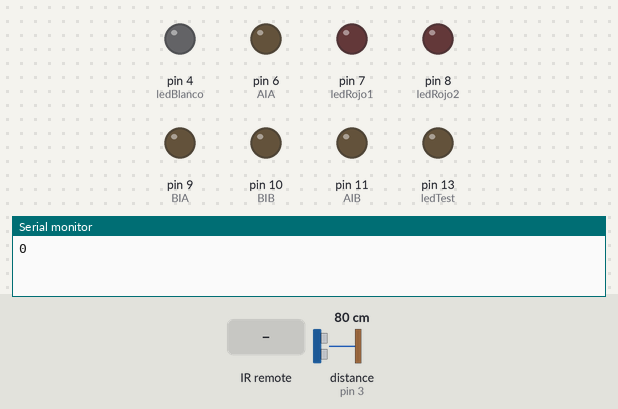
Recording of a sketch running on a simulated Arduino Uno, built with avr-gcc and run on an emulated ATmega328P. On the bench: output pins drawn as LEDs (lit = HIGH), the last lines printed to the serial monitor. Wiring (inferred from the names in the program): ultrasonic range finder: trigger pin 5; echo pin 3. Dashed ring = blinking. The inputs (shaded band) are chosen by the test bench; at power-on: distance to the obstacle (sensor on pin 3) 80 cm. The echo pulse lasts 58.3 µs per cm; pins used as bus, display or sensor lines are not drawn.

Above: at 4.2 s.
4.3 s: infrared code 0x5743B44B received
At 4.7 s:
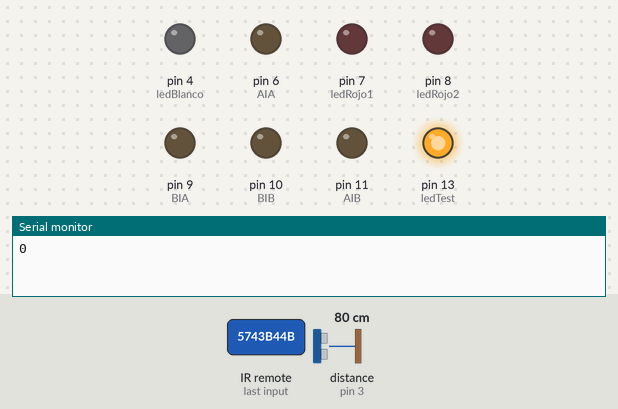
At 6.99 s:
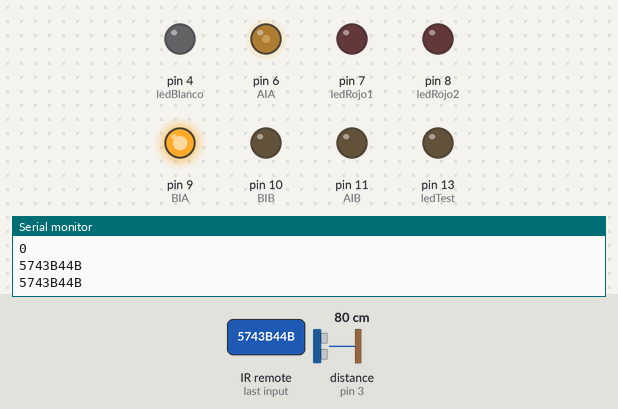
8.6 s: distance to the obstacle (sensor on pin 3) set to 6 cm
12.1 s: distance to the obstacle (sensor on pin 3) set to 3 cm
At 13.9 s:
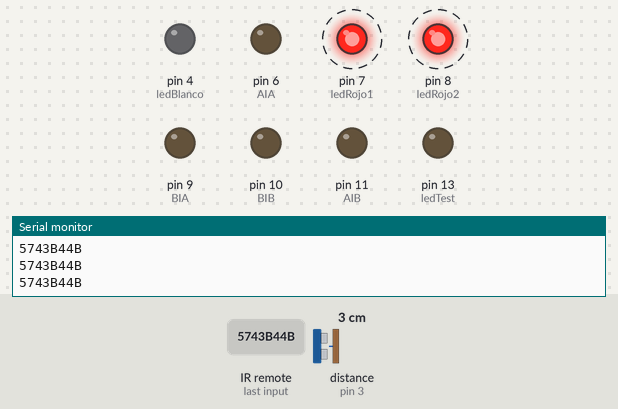
Timing chart, 0 to 26.1 s (numbered marks = the images above; inputs shaded):
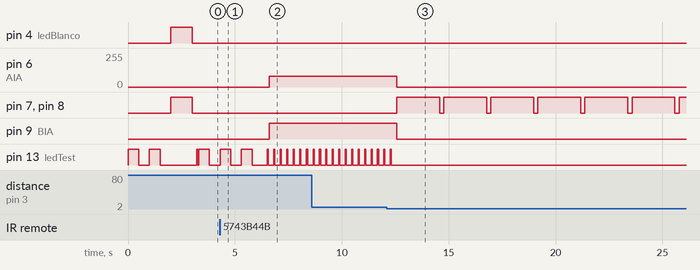

The sketch:

trabajoIntegrador_02.ino
```cpp
#include <IRremote.h>//librería para control remoto

/*//Declarando variables para el control remoto*/

//Creando el objeto receptor mediante IRrecv
IRrecv receptor(2);
//declarando un objeto que va interpretar el mensjae recibido
//decode_results resultado;
//declaramos 2 variables de tipo decode_results
decode_results codLe;
decode_results codLeNue;

//Declarando variables para los motores
const int AIA = 6;
const int AIB = 11;
const int BIA = 9;
const int BIB = 10;

//Declarando varioables para leds
const int ledBlanco = 4;
const int ledRojo1 = 7;
const int ledRojo2 = 8;

//Variables Sensor Ultrasonico
int disparo = 5;
const int echo = 3;
long tiempoPulso;
float dstMedida;

int ledTest = 13;

void setup() {

  //Habilitando la recepción de mensaje
  receptor.enableIRIn();
  Serial.begin(9600);

  //Entrada-Salida Motores
  pinMode(AIA, OUTPUT);
  pinMode(AIB, OUTPUT);
  pinMode(BIA, OUTPUT);
  pinMode(BIB, OUTPUT);
  pinMode(ledTest, OUTPUT);
  //Apagamos los motores y led de test
  analogWrite(AIA, LOW);
  analogWrite(AIB, LOW);
  analogWrite(BIA, LOW);
  analogWrite(BIB, LOW);
  analogWrite(ledTest, LOW);

  //Declarando variables para led

  pinMode(ledBlanco, OUTPUT);
  pinMode(ledRojo1, OUTPUT);
  pinMode(ledRojo2, OUTPUT);

  pinMode(ledTest, OUTPUT);
  pinMode(disparo, OUTPUT);
  pinMode(echo, INPUT);
  digitalWrite(disparo, LOW);


  //Saludo Inicial
  parpadeo(1);

  //Inicio de robot con luces led

  digitalWrite(ledBlanco, HIGH);
  digitalWrite(ledRojo1, HIGH);
  digitalWrite(ledRojo2, HIGH);
  delay(1000);
  digitalWrite(ledBlanco, LOW);
  digitalWrite(ledRojo1, LOW);
  digitalWrite(ledRojo2, LOW);

}

void loop() {


  digitalWrite(disparo, HIGH);
  delayMicroseconds(10);
  digitalWrite(disparo, LOW);
  tiempoPulso = pulseIn(echo, HIGH);
  dstMedida = 0.0340 / 2 * tiempoPulso;
  delay(200);

  if (receptor.decode(&codLeNue)) {
    receptor.resume();
  }

  if (codLeNue.value != 0xFFFFFFFF && dstMedida > 4) {
    digitalWrite(ledTest, HIGH);
    delay(50);
    digitalWrite(ledTest, LOW);
    delay(50);

    Serial.println(codLeNue.value,HEX);
    codLe = codLeNue;

    switch(codLeNue.value){
      case 0x57439867:
        adelante();
        break;
      case 0x57439966:
        adelante();
        break;
      case 0x57437887:
        izquierda();
        break;
      case 0x57437986:
        izquierda();
        break;
      case 0x5743B44B:
        derecha();
        break;
      case 0x5743B54A:
        derecha();
        break;
      case 0x5743CC33:
        atras();
        break;
      case 0x5743CD32:
        atras();
        break;
      case 0x703748B:
        parar();
        digitalWrite(ledRojo1, HIGH);
        digitalWrite(ledRojo2, HIGH);
        delay(1500);
        digitalWrite(ledRojo1, LOW);
        digitalWrite(ledRojo2, LOW);
        break;
      case 0x574354AB:
        parar();
        digitalWrite(ledRojo1, HIGH);
        digitalWrite(ledRojo2, HIGH);
        delay(1500);
        digitalWrite(ledRojo1, LOW);
        digitalWrite(ledRojo2, LOW);
        break;
      case 0x574355AA:
        parar();
        break;
      //Leds
      //LedRojo Derecha
      case 0x57432CD3:
        digitalWrite(ledRojo1, HIGH);
        delay(500);
        digitalWrite(ledRojo1, LOW);
        delay(500);
        break;
      case 0x57432DD2:
        digitalWrite(ledRojo1, HIGH);
        delay(500);
        digitalWrite(ledRojo1, LOW);
        delay(500);
        break;
      //LedBlanco
      case 0x574332CD:
        digitalWrite(ledBlanco, HIGH);
        digitalWrite(ledRojo1, HIGH);
        digitalWrite(ledRojo2, HIGH);
        break;
      case 0x574333CC:
        digitalWrite(ledBlanco, HIGH);
        digitalWrite(ledRojo1, HIGH);
        digitalWrite(ledRojo2, HIGH);
        break;
      //LedRojo Izquierda
      case 0x5743AA55:
        digitalWrite(ledRojo2, HIGH);
        delay(500);
        digitalWrite(ledRojo2, LOW);
        delay(500);
        break;
      case 0x5743AB54:
        digitalWrite(ledRojo2, HIGH);
        delay(500);
        digitalWrite(ledRojo2, LOW);
        delay(500);
        break;

      case 0x57431EE1:
        digitalWrite(ledRojo1, LOW);
        digitalWrite(ledBlanco, LOW);
        digitalWrite(ledRojo2, LOW);
      default:
        parpadeo(2);
    }
  }
  else{
    digitalWrite(ledRojo1, HIGH);
    digitalWrite(ledRojo2, HIGH);
    parar();
    delay(2000);
    digitalWrite(ledRojo1, LOW);
    digitalWrite(ledRojo2, LOW);
  }

}

//Creación de funciones, adelante, atrás, derecha, izquierda

void adelante(){
  analogWrite(AIA, 255);
  analogWrite(AIB, 0);
  analogWrite(BIA, 255);
  analogWrite(BIB, 0);
}

void atras(){
  analogWrite(AIA, 0);
  analogWrite(AIB, 255);
  analogWrite(BIA, 0);
  analogWrite(BIB, 255);
}

void izquierda(){
  analogWrite(AIA, 255);
  analogWrite(AIB, 0);
  analogWrite(BIA, 80);
  analogWrite(BIB, 0);
}

void derecha(){
  analogWrite(AIA, 80);
  analogWrite(AIB, 0);
  analogWrite(BIA, 255);
  analogWrite(BIB, 0);
}

void parar(){
  analogWrite(AIA, 0);
  analogWrite(AIB, 0);
  analogWrite(BIA, 0);
  analogWrite(BIB, 0);
}

void parpadeo(int veces){
  for(int j=0; j<=veces;j++){
    digitalWrite(ledTest, HIGH);
    delay(500);
    digitalWrite(ledTest, LOW);
    delay(500);
  }
}
```

Measured:
- the behaviour switches between 5 and 4 cm on distance to the obstacle (sensor on pin 3) (found by bisection; images 2 and 3)
- after the input at 4.3 s, pin 6 (AIA): 0/255 → 80/255 after 2.3 s; pin 9 (BIA): LOW → HIGH after 2.3 s
- after the input at 12.1 s, pin 6 (AIA): 80/255 → 0/255 after 0.47 s; pin 7 (ledRojo1), pin 8 (ledRojo2): alternates HIGH for 2.0 s and LOW for 0.20 s, starting after 0.47 s; pin 9 (BIA): HIGH → LOW after 0.47 s; pin 13 (ledTest): goes on until 12.3 s, then stays LOW
